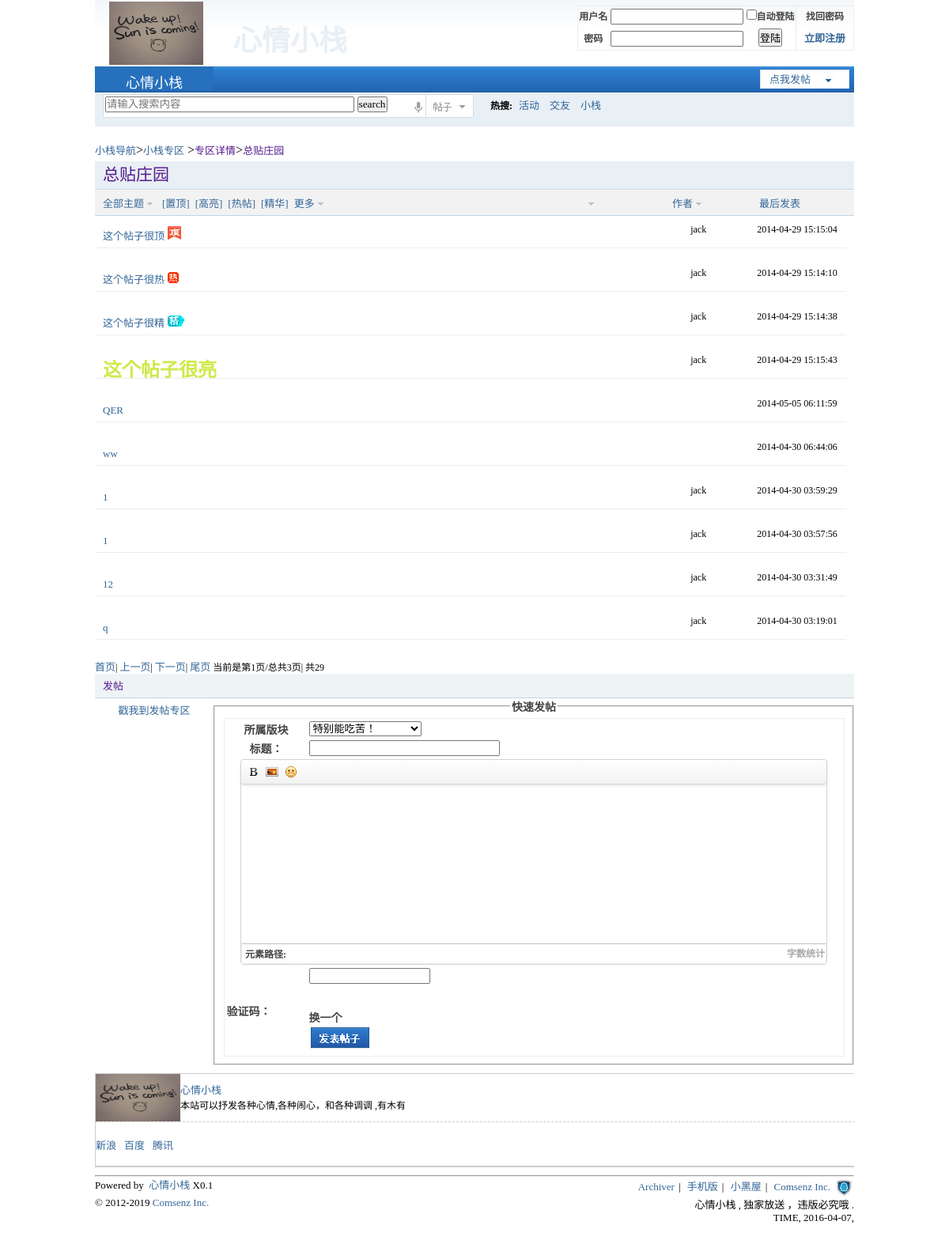
Screenshot of /alist.php with the database file from the repository.
### tables this page shows
CREATE TABLE IF NOT EXISTS `webmsg` (
  `id` int(11) NOT NULL AUTO_INCREMENT,
  `logo` varchar(255) NOT NULL DEFAULT 'logo.jpg',
  `ban` text NOT NULL,
  `webname` varchar(255) NOT NULL,
  `msg` text NOT NULL,
  PRIMARY KEY (`id`)
);

CREATE TABLE IF NOT EXISTS `content` (
  `id` int(10) unsigned NOT NULL AUTO_INCREMENT,
  `pid` int(11) NOT NULL,
  `uid` int(11) NOT NULL,
  `title` varchar(200) NOT NULL,
  `content` text NOT NULL,
  `pic` varchar(255) DEFAULT NULL,
  `edittime` int(11) DEFAULT NULL,
  `keyword` varchar(50) DEFAULT NULL,
  `description` varchar(200) DEFAULT NULL,
  `postime` int(11) DEFAULT NULL,
  `visittime` int(11) DEFAULT NULL,
  `cost` int(11) DEFAULT NULL,
  `ip` int(11) DEFAULT NULL,
  `isopen` int(11) DEFAULT '1',
  `ishot` int(11) DEFAULT '0',
  `isjinghua` int(11) DEFAULT '0',
  `istop` int(11) DEFAULT '0',
  `allowlevel` int(11) DEFAULT NULL,
  `needreply` int(11) DEFAULT NULL,
  `inbox` int(11) DEFAULT NULL,
  `islit` int(11) DEFAULT '0',
  `sid` int(11) NOT NULL,
  PRIMARY KEY (`id`)
);

CREATE TABLE IF NOT EXISTS `bbs_user` (
  `id` int(11) unsigned NOT NULL AUTO_INCREMENT,
  `username` varchar(20) NOT NULL,
  `userpwd` char(32) NOT NULL,
  `email` varchar(100) NOT NULL,
  `qq` int(11) unsigned DEFAULT NULL,
  `phoneno` varchar(20) DEFAULT NULL,
  `sex` tinytext,
  `birthday` int(11) DEFAULT NULL,
  `headpic` varchar(50) DEFAULT 'headpic.jpg',
  `website` varchar(255) DEFAULT NULL,
  `signtext` varchar(255) DEFAULT NULL,
  `intoduce` text,
  `regtime` int(11) NOT NULL,
  `lastlogin` int(11) NOT NULL,
  `lastip` int(11) NOT NULL,
  `money` int(11) DEFAULT '100',
  `level` tinyint(1) NOT NULL DEFAULT '3',
  `isallow` tinyint(1) NOT NULL DEFAULT '1',
  `focus` varchar(200) DEFAULT NULL,
  PRIMARY KEY (`id`)
);

CREATE TABLE IF NOT EXISTS `friendlink` (
  `id` int(11) unsigned NOT NULL AUTO_INCREMENT,
  `linkname` varchar(255) NOT NULL,
  `url` varchar(255) NOT NULL,
  `logo` varchar(255) DEFAULT 'linklogo.jpg',
  `isindex` int(11) NOT NULL,
  `type` varchar(255) NOT NULL,
  `uid` int(11) NOT NULL,
  `orderno` int(11) unsigned NOT NULL,
  PRIMARY KEY (`id`)
);

### alist.php (the view, shortened to what this page needs)
<!DOCTYPE html>
<html>
<head>
	<link rel="stylesheet" type="text/css" href="static/css/index.css">
	<link rel="stylesheet" type="text/css" href="static/css/top.css">
	<link rel="stylesheet" type="text/css" href="static/css/ft.css" />
	<link rel="stylesheet" type="text/css" href="static/css/style.css" />
</head>
<body>
<?php
include'header.php';
@$bid=intval($_GET['bid']);
@$pid=intval($_GET['sid']);
?>
<main>
<a href="index.php">小栈导航</a>><a href="bclass.php?bid=<?php echo $bid;?>&userid=<?php echo @$uid;?>">小栈专区</a>	><a href="">专区详情</a>><a href="">总贴庄园</a>
		<div id=m2>
			<div id=m21>
				<a id=a1 href="">总贴庄园</a>
			</div>
		<div class="lclass">
	 	<div class="bm bm1 bm-d" style="border:0px">
		  <div class="bm-h clearfix">
			<div class="fl zhut">
				<a class="dow" href="#">全部主题</a>
				<a href="#">[置顶]</a>
				<a href="#">[高亮]</a>
				<a href="#">[热帖]</a>
				<a href="#">[精华]</a>
				<a class="dow" href="#">更多</a>
			</div>
			<div style="float:right" >
				<div class=d3><a class="dow" href="#"></a></div>
				<div class=d3><a class="dow" href="#">作者</a></div>
				<div  class=d3><a href="#">最后发表</a></div>
			</div>
		 </div>
<?php
if(intval($_GET['page'])==0){
	$page=1;
}else{
	$page=$_GET['page'];
}
$pagesize =10;
$sqls = "select * from content where id>=0 ";
$results=mysql_query($sqls);
$total=mysql_num_rows($results);
$pagecount = ceil($total/$pagesize);
$offset = ($page-1)*$pagesize;
$sqls = "select * from content where id>=0 order by istop desc,ishot desc,isjinghua desc,islit desc,postime desc limit $offset,$pagesize";
$results = mysql_query($sqls);
$prepage = ($page-1)<=0 ? 1:$page-1;
$nextpage = ($page+1)>=$pagecount ? $pagecount : $page+1;
			if($results && mysql_num_rows($results)>0){
				while($rows = mysql_fetch_assoc($results)){
						if($rows['isopen']==1){
			?>
			<div id=div0>
				<div id=div1><?php if($rows['islit']==1){?>
				<a id=a11 href="open.php?sid=<?php echo $rows['id'];?>&userid=<?php echo @$uid;?>&page=0&posttime=<?php echo $rows['postime']?>&bid=<?php echo $bid;?>&pid=<?php echo $pid;?>"><?php echo $rows['title'];?></a><?php
				}elseif($rows['islit']==0){
					?>
					<a href="open.php?sid=<?php echo $rows['id'];?>&userid=<?php echo @$uid;?>&page=0&posttime=<?php echo $rows['postime']?>&bid=<?php echo $bid;?>&pid=<?php echo $pid;?>"><?php echo $rows['title'];?></a>
					<?php
				}
					if($rows['istop']==1){
						?>
						<img src="./static/images/ding.png">
					<?php
					}
					if($rows['isjinghua']==1){
					?>
						<img src="./static/images/jing.gif">
					<?php
					}
					if($rows['ishot']==1){
					?>
						<img src="./static/images/re.png">
					<?php
					}
					?>
				</div>
				<?php
					$sqlu = "select * from bbs_user where id={$rows['uid']}";
					$resu=mysql_query($sqlu);
					$rowu=mysql_fetch_assoc($resu);
					?>
				<div class=div2></div>
				<div class=div2><?php echo $rowu['username'];?></div>
				<div class=div2><?php echo date('Y-m-d H:i:s',$rows['postime']);?></div>
			</div>
<?php
				}
			}
		}
?>
		</div>
		<div style="font:12px '微软雅黑'">
			<a href="?page=1">首页</a>|
			<a href="?page=<?php echo $prepage;?>&userid=<?php echo @$uid;?>">上一页</a>|
			<a href="?page=<?php echo $nextpage?>&userid=<?php echo @$uid;?>">下一页</a>|
			<a href="?page=<?php echo $pagecount;?>&userid=<?php echo @$uid;?>">尾页</a>
			当前是第<?php echo $page;?>页/总共<?php echo $pagecount;?>页|
			共<?php echo $total;?>
		</div>
<?php
include'publish.php';
include'friendlink.php';
?>
	</main>
<?php
include_once('footer.php');
?>
</body>
</html>

### header.php (shortened to what this page needs)
<?php
$sqlw="select * from webmsg where id=1";
$resw=mysql_query($sqlw);
$roww=mysql_fetch_assoc($resw);
?>
<header>
			<div>
				<div id=top>
				    <div id=tp1 >
				    		<img src="./static/uploads/<?php echo $roww['logo'];?>" " alt=""width=119 height=80 >
					</div>
					<div id=xqxz><h1>		<?php echo $roww['webname'];?></h1></div>
			<?php
			if(!empty($_SESSION['user'])){
			?><?php
								$uid=intval(@$_GET['userid']);
								$uid=@$_SESSION['user']['id'];
								$sql="select * from bbs_user where id={$uid}";
								$res=mysql_query($sql);
								$row=@mysql_fetch_assoc($res);
?>
					<div id=tp2><div id=tp4 ><img src="./static/uploads/<?php echo $row['headpic'];
						?>" alt=""width=70></div>
								<div id=tp3>
								<span><a href="#"><?php echo $row['username'];?></a></span>|
								<span><a href="./msg.php?id=<?php echo $row['id'];?>&userid=<?php echo $uid;?>">个人中心</a></span>|
								<span><a href="mylist.php?userid=<?php echo $uid;?>">我的帖子</a></span>|
								<?php if($row['level']<=1){?>
								<span><a href="admin/index.php?qid=<?php echo $row['id'];?>">管理中心</a></span>|
								<?php
								}
								?>
								<span><a href="user/logout.php">退出</a></span><br/>
								<span><a href="#">积分</a><?php echo $row['money'];?></span>|
								<span><a href="#">用户组</a>|<?php getlevel($row['level']); ?></span>
								</div>
							</div>
<?php
			}else{
			?>
				<div id=tp2>
					<form action="user/checklogin.php" method='post' style="height:80">
						<table id=tb1>
							<tr>
								<td style="width:70">用户名</td>
								<td  style="width:160"><input type="text" name="username" id=""></td>
								<td style="width:90"><input type="checkbox" name="remember" id="" >自动登陆</td>
								<td  id=td1 style=" ">找回密码</td>
							</tr>
						<tr>
									<td>密码</td>
								<td><input type="password" name="userpwd" id=""></td>
								<td><input type="submit" name="" id=""value="登陆"></td>
								<td id=td1 width=70px><a href="user/register.php" style="font-weight:bold " >立即注册</a></td>
							</tr>
						</table>
					</form>
				</div>
					<?php
						}
					?>
					<div style="clear:left">
						<div id=lt ><a href="index.php?userid=<?php echo @$row['id'];?>" style="color:white"><?php echo $roww['webname'];?></a></div>
						<div id=kj><a href="post.php?userid=<?php echo @$row['id'];?>">点我发帖</a>&nbsp
						 </div>
					</div>
					<div id=ss style="clear:left">
						<div id=ss1>
							<form action="search.php?userid=<?php echo @$uid;?>" method="post">
							<input type="search" name="search" id="" size=54 placeholder="请输入搜索内容" style="width:315px;">
							<input type="submit" value="search">
							</form>
							<div id=ss11>
								<div id=ss12></div>
							</div>
						</div>
						<div id=ss2>
							<div id=ss22>热搜:
							<span><a href="#" style="color:#336699">活动</a></span>
							<span><a href="#" style="color:#336699">交友</a></span>
							<span><a href="#" style="color:#336699">小栈</a></span>
							</div>
						</div>
					</div>
				</div>
			</div>
		</header>

### publish.php (shortened to what this page needs)
<?php
$sql = "select id,bname from bbs_bclass order by orderno asc";
$result= mysql_query($sql);
?>
<!doctype html>
<html lang="en">
<head>
	<link rel="stylesheet" type="text/css" href="../static/css/ft.css" />
</head>
<body>
	<div id=ft><a href="">发帖</a></div>
	<div id=ftr>
			<a href="./post.php?userid=<?php echo @$uid;?>">戳我到发帖专区</a>
	</div>
	<div id=ksft>
	<form action="admin/article/insert.php?userid=<?php echo @$uid;?>" method='post' enctype='multipart/form-data' style="text-align:left">
		<fieldset>
			<legend>快速发帖</legend>
			<table style="width:100%">
				<tr>
					<td class=td1>所属版块</td>
					<td><select name="pid" >
						<?php
						if($result && mysql_num_rows($result)>0){
							while($row=mysql_fetch_assoc($result)){
								$pid=$row['id'];
						?>
						<optgroup label="<?php echo $row['bname'];?>">
						<?php
						$sqls="select * from bbs_sclass where pid='$pid' order by orderno asc";
						$results=mysql_query($sqls);
						if($results && mysql_num_rows($results)>0){
								while($rows=mysql_fetch_assoc($results)){
						?>
						<option value="<?php echo $rows['id'];?>"><?php echo $rows['sname'];?></option>
						<?php
							}
						}
						?>
						</optgroup>
						<?php
							}
						}
						?>
						</select>
					</td>
				</tr>
				<tr><td class=td1 >标题：</td><td><input type="text" name="title" id="" size=30></td></tr>
				<tr><td colspan=2><textarea name="content" id="content" cols="30" rows="5" style="width:99%" ></textarea></td></tr>
				<tr><td>验证码：</td><td><input type="text" name="yz" id="" size=18><br><br><img id='yz' src="./common/yanzheng.php" alt="" onclick='change(this)' >
							<div style="text-align:left" onclick="changeimg()">换一个</div><input type="image" src="./static/images/fbtz.jpg"> </td></tr>
			</table>
		</fieldset>
	</form>
</div>
</body>
</html>

### friendlink.php (shortened to what this page needs)
<?php
$sqlw="select * from webmsg where id=1";
$resw=mysql_query($sqlw);
$roww=mysql_fetch_assoc($resw);
?>
<div id=m4>
			<div id=m41>
				<div id=m411> <img src="./static/uploads/<?php echo $roww['logo'];?>" " alt=""width=107 height=60> </div>
				<div id=m412>
							<div id="m4121"><a href="index.php?userid=<?php echo @$uid;?>"><?php echo @$roww['webname'];?></a></div>
							<div id=m4122><?php echo @$roww['msg'];?></div>
				</div>
			</div>
			<div id=m42>
				<ul>
				<?php
				$sql="select * from friendlink order by orderno asc";
				$result=mysql_query($sql);
				if($result && mysql_num_rows($result)>0){
					while($row=mysql_fetch_assoc($result)){
							if($row['isindex']==2){
							   ?>
					<li><a href="<?php echo $row['url'];?>"><?php echo $row['linkname'];?></a></li>
					<?php
						}
					}
				}?>
				</ul>
			</div>
		</div>

### footer.php (shortened to what this page needs)
<footer>
	<hr/ >
	<div id=f0>
		<div id=f1>Powered by <a href="#">  &nbsp心情小栈 </a>X0.1</div>
		 <div id=f3 ></div>
		<div id=f2 >
			<span><a href="#">Archiver</a></span>|
			<span><a href="#">手机版</a></span>|
			<span><a href="#">小黑屋</a></span>|
			<span><a href="#">Comsenz Inc. </a></span>
		 </div>
	</div>
      <div id=d0>
		<div id=d1>&copy 2012-2019 <a href="#">Comsenz Inc.</a></div>
		<div id=d2><?php echo @$roww['ban']?> .<br>TIME, <?php  echo date("Y-m-d",time());?>, </div>
      </div>
</footer>

### static/css/index.css (style rules this page uses)
.lclass { border:0px solid #ededed; }
#div0>div { margin-top:10px; height:30px; float:left; border-bottom:1px solid #ededed; }
#div0 { height:55px; width:960px; }
#div1 { width:60%; text-indent:10px; }
.div2 { width:13%; font:12px "微软雅黑"; text-align:center; }
.d3 { float:left; width:110px; }

### static/css/top.css (style rules this page uses)
*,body { margin:0px auto; font-family:"微软雅黑"; }
div { overflow:hidden }
li { float:left;margin-left:10px; }
#top { height:160px; width:960px; background:url("../../static/images/topb.jpg" ) repeat left top; }
#tp1 { float:left; margin-top:2px; margin-bottom:2px; margin-left:18px; height:80px; width:119px; line-height:30px; }
#xqxz { margin-top:22px; margin-left:10px; float:left; height:60px; width:200px; font: 18px/30px "微软雅黑"; color:#E8EFF5; line-height:60px; text-align:center }
#tb1 { margin-top:7px; border-collapse:collapse; height:45px; width:350px; float:right; font-size:12px; text-align:center; line-height:25px; }
a:link { text-decoration:none; color:#336699; }
#lt { height:30px; width:150px; background:#2770BD; float:left; font-weight:bold; line-height:40px; font-size:20px; text-align:center; }
#lt>a { font-size:18px; line-height:30px }
#kj { margin-top:4px; margin-right:4px; line-height:25px; width:115px; height:25px; background:url("../../static/images/kj1.jpg" ) no-repeat; font-weight:bold; font-size:13px; color:#336699; float:right; text-indent:12px; }
#ss { height:45px; }
#ss1 { margin-top:5px; margin-left:10px; height:30px; width:470px; background:url("../../static/images/ss.jpg" ) no-repeat; text-align:left; float:left }
#ss1>form { margin-left:3px; margin-top:3px; border:0px; height:22px; resize:none; }
#ss11 { height:30px; width:58px; float:right; text-align:left; line-height:30px; color:#939192; }
#ss12 { height:30px; width:58px; }
#ss2 { margin-top:5px; margin-left:10px; line-height:30px; height:30px; float:left; }
#ss22 { margin-left:10px; line-height:30px; font-size:12px; font-weight:bold; height:30px; float:left; }
span { font-size:10px; font-weight:normal; }
#td1 { border:1px solid #E5EDF2; border-right-width:0px; border-top-width:0px; border-bottom-width:0px; }
main { width:960px; height:auto; margin-top:20px; clear:both; }
#m2 { margin-top:5px; height:auto; width:960px; border-bottom:1px #CDCDCD solid; line-height:30px; }
#m21 { height:35px; width:960px; background:#E8EFF5; border-bottom:1px solid #C2D5E3; color:#336699; text-align:left; text-indent:10px; }
#m4 { margin-top:10px; height:auto; width:960px; border:1px #CDCDCD solid; }
#m41 { height:60px; width:960px; border-bottom: 1px dashed #CDCDCD; }
#m411 { height:80px; width:107px; float:left; }
#m412 { margin-top:10px; height:40px; width:auto; float:left; }
#m4121 { height:20px;width:300px;; font-size:12px; font-weight:bold; line-height:20px; color:black; text-align:left; }
#m4122 { height:20px; width:300px; font-size:12px; line-height:20px; text-align:left; }
#m42 { margin-top:15px; height:40px; margin-left:-30px; }
#m42 ul { text-indent:10px;padding-left:20px; }
#m42>ul>li { font-size:13px; font-weight:bold; }
hr { margin-top:10px; }
footer { width:960px; height:auto; font-size:13px; //font-weight:bold; }
#f0 { width:960px; height:25px; }
#f1 { float:left; width:500px; height:25px; text-align:left; }
#f2 { line-height:25px; float:right; }
#f3 { float:right; overflow:hidden; height:25px; width:25px; background:url("../../static/images/qq.jpg" ) repeat -5px -5px; }
#d0 { width:960px; height:60px; }
#d1 { float:left; width:500px; text-align:left; }
#d2 { float:right; text-align:right; }
a:link { color:#336699; text-decoration:none; font:13px "微软雅黑"; }
span { font:10px "微软雅黑"; }
#a1 { font-size:21px; line-height:35px; color:#551A8B }

### static/css/ft.css (style rules this page uses)
#ft { border-bottom:1px solid #C2D5E3; background:#EEF3F6; text-indent:10px; }
#ftr { height:150px; width:150px; text-align:center; float:left; }
form { font:14px "微软雅黑"; font-weight:bold; color:#444444; }

### alist.php (style rules this page uses)
#a11 { font-weight:bold ; font-size:24px; color:#D1E84B; }

### publish.php (style rules this page uses)
#ft { font:16px bold "微软雅黑"; color:#931AA5; }
table { border:1px solid #ededed; text-align:left; }
.td1 { text-align:center; width:100px; }

### rows the page displays
webmsg: logo (picture), webname "心情小栈", msg "本站可以抒发各种心情,各种闹心，和各种调调 ,有木有", ban "心情小栈 , 独家放送 ，违版必究哦"
content: title "这个帖子很顶", isopen 1 (drawn), uid.username "jack", postime "2014-04-29 15:15:04"
content: title "这个帖子很热", isopen 1 (drawn), uid.username "jack", postime "2014-04-29 15:14:10"
content: title "这个帖子很精", isopen 1 (drawn), uid.username "jack", postime "2014-04-29 15:14:38"
content: title "这个帖子很亮", uid.username "jack", postime "2014-04-29 15:15:43"
content: title "QER", postime "2014-05-05 06:11:59"
content: title "ww", postime "2014-04-30 06:44:06"
content: title "1", uid.username "jack", postime "2014-04-30 03:59:29"
content: title "1", uid.username "jack", postime "2014-04-30 03:57:56"
content: title "12", uid.username "jack", postime "2014-04-30 03:31:49"
content: title "q", uid.username "jack", postime "2014-04-30 03:19:01"
friendlink: linkname "新浪"
friendlink: linkname "百度"
friendlink: linkname "腾讯"

### other values shown
$page "1"
$pagecount "3"
$total "29"
form field pid "特别能吃苦！"
